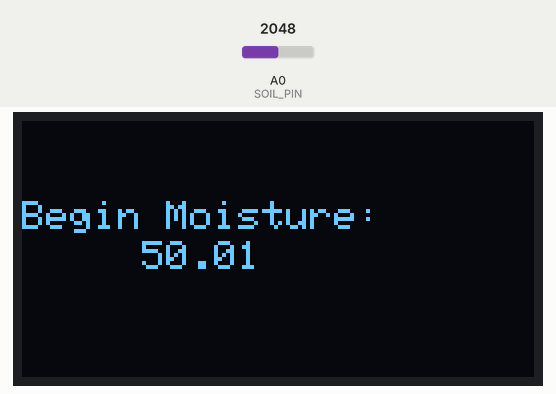
The sketch below on a simulated Particle Photon. Shown: 128×64 one-colour display. Inputs (shaded band) come from the test bench; at power-on: A0 (SOIL_PIN) = 2048. The display library's start-up logo is not drawn; what the sketch prints to the serial monitor is not drawn.

Above: at 0.7 s.

The sketch:

photon_water.ino
```cpp
// This #include statement was automatically added by the Particle IDE.
// this file is planterlevel4.ino in the web IDE

#include <Adafruit_SSD1306.h>

#define OLED_RESET D4
Adafruit_SSD1306 display(OLED_RESET);

#if (SSD1306_LCDHEIGHT != 64)
#error("Height incorrect, please fix Adafruit_SSD1306.h!");
#endif

/*********** PIN OUTS BEGINS */
#define SOIL_PIN A0
#define POWER_PIN D6
/* PIN OUTS ENDS */

/*********** kConstants BEGINS */
#define kMINUTE 60 * 1000.0
// Min * Second * Millisec -> 120min
#define kINTERVAL 60 * kMINUTE
#define kMAXHUMIDITY 4095.0
// Below the device will start droping water
#define kMOISTURE_THRESHOLD 28
#define kNB_RUN_AVG 5
/* kConstants ENDS */

/*********** kGlobals BEGINS */
// sets time since last publish.
unsigned int last_publish = 0;
// last moisture read..
float last_moisture;
/* kGlobals ENDS */

void setup() {
  // Serial.begin(9600);
  Particle.function("Publish", PublishData);
  Particle.function("Moisture", GetMoisture);
  // Subscribe to the integration response event
  Particle.subscribe("hook-response/moisture", PubSubResponseHandler,
                     MY_DEVICES);
  pinMode(POWER_PIN, OUTPUT);
  pinMode(SOIL_PIN, INPUT);
  digitalWrite(POWER_PIN, LOW);
  last_moisture = RecomputeAverageMoisture();

  // by default, we'll generate the high voltage from the 3.3v line internally!
  // (neat!)
  display.begin(SSD1306_SWITCHCAPVCC,
                0x3C);  // initialize with the I2C addr 0x3D (for the 128x64)

  Serial.println(F("Start"));
  // Show initial display buffer contents on the screen --
  // the library initializes this with an Adafruit splash screen.
  display.display();
  // Clear the buffer
  display.clearDisplay();

  display.setTextSize(1);       // Normal 1:1 pixel scale
  display.setTextColor(WHITE);  // Draw white text
  display.setCursor(0, 20);     // Start at top-left corner
  display.println(F("Begin Moisture:"));
  display.setCursor(30, 30);
  display.println(last_moisture);

  display.display();
  delay(2000);

  PublishData(String(last_moisture, 2));
}

void loop() {
  unsigned long now = millis();
  if ((now - last_publish) < kINTERVAL) {
    // sleep 1 sec
    delay(1000);
    return;
  }

  // make sure the moisture webhook is setup properly.
  GetMoisture("");
  // resets last_publish variable to now (resets timer)
  last_publish = now;
}

int PublishData(String moistValue) {
  Particle.publish("DEBUG", "Published moisture:" + moistValue);
  Particle.publish("moisture", moistValue, PRIVATE);
  return 0;
}

void PubSubResponseHandler(const char *event, const char *data) {
  // Handle the integration response
  Particle.publish(
      "DEBUG",
      String::format("PubSubResponseHandler got back: event:%s  data:%s",
                     *event, *data));
}

int GetMoisture(String dummy_var) {
  last_moisture = RecomputeAverageMoisture();
  PublishData(String(last_moisture, 2));

  display.clearDisplay();
  display.setCursor(0, 0);
  // if (!Time.isValid()) {
  //     Particle.syncTime();
  //     waitUntil(Particle.syncTimeDone);
  // }
  display.println(Time.timeStr());
  display.setCursor(0, 20);
  display.println(F("Moisture:"));
  display.setCursor(0, 40);
  display.println(last_moisture);
  display.display();
  return 0;
}

float RecomputeAverageMoisture() {
  float avg_moisture = 0;
  int readings = 0;
  digitalWrite(POWER_PIN, HIGH);
  delay(250);
  for (int i = 0; i < kNB_RUN_AVG; ++i) {
    // forward
    delay(50);
    float moistValue = ((float)analogRead(SOIL_PIN) * (100.0 / kMAXHUMIDITY));
    avg_moisture += moistValue;
    readings++;
  }
  digitalWrite(POWER_PIN, LOW);
  avg_moisture /= readings;
  Particle.publish("DEBUG", String::format("Moisture:%f2.2", avg_moisture));
  return avg_moisture;
}
```
